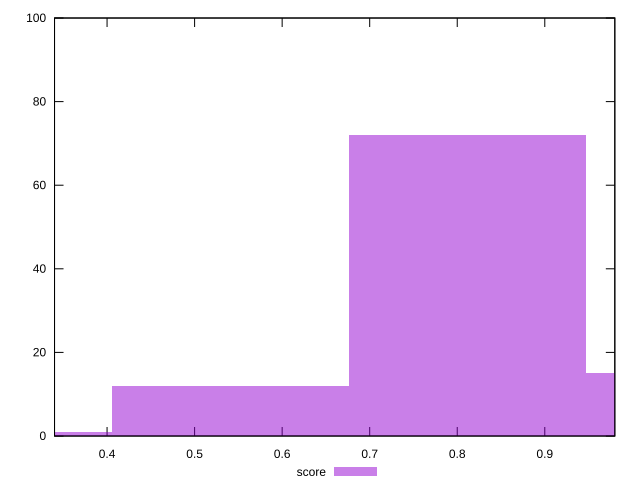

Here is the gnuplot script that generated this plot:
reset

$score <<EOF
0.5410704935408983 12
0.27053524677044916 1
0.8116057403113475 72
1.0821409870817966 15
EOF

set key outside below
set boxwidth 0.27053524677044916
set xrange [0.34:0.98]
set yrange [0:100]
set trange [0:100]
set style fill transparent solid 0.5 noborder
set terminal svg size 640, 490 enhanced background rgb 'white'
set output "report_00017_2021-02-10T15-08-03.406Z/total-blocking-time/samples/pages/score/histogram.svg"

plot $score title "score" with boxes

reset
